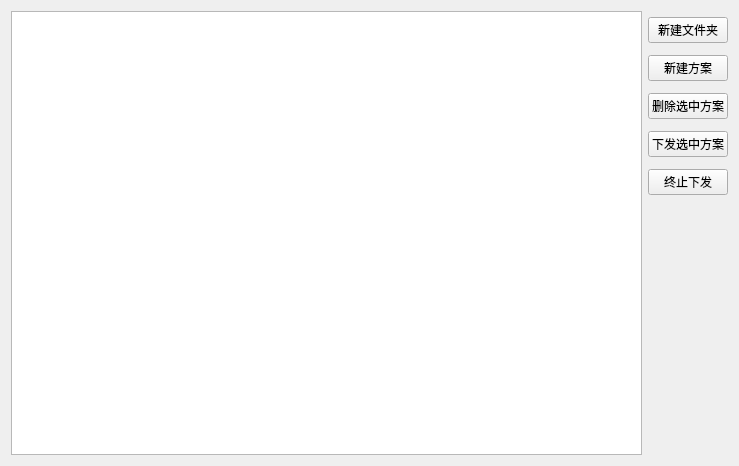
<?xml version="1.0" encoding="UTF-8"?>
<ui version="4.0">
 <class>CheckDialogForm</class>
 <widget class="QWidget" name="CheckDialogForm">
  <property name="geometry">
   <rect>
    <x>0</x>
    <y>0</y>
    <width>739</width>
    <height>466</height>
   </rect>
  </property>
  <property name="windowTitle">
   <string>自定义测试方案</string>
  </property>
  <layout class="QHBoxLayout" name="horizontalLayout">
   <item>
    <widget class="QTreeView" name="treeView"/>
   </item>
   <item>
    <layout class="QVBoxLayout" name="verticalLayout">
     <property name="bottomMargin">
      <number>250</number>
     </property>
     <item>
      <widget class="QPushButton" name="pushButton_7">
       <property name="text">
        <string>新建文件夹</string>
       </property>
      </widget>
     </item>
     <item>
      <widget class="QPushButton" name="pushButton_2">
       <property name="text">
        <string>新建方案</string>
       </property>
      </widget>
     </item>
     <item>
      <widget class="QPushButton" name="pushButton_3">
       <property name="text">
        <string>删除选中方案</string>
       </property>
      </widget>
     </item>
     <item>
      <widget class="QPushButton" name="pushButton">
       <property name="text">
        <string>下发选中方案</string>
       </property>
      </widget>
     </item>
     <item>
      <widget class="QPushButton" name="pushButton_6">
       <property name="text">
        <string>终止下发</string>
       </property>
      </widget>
     </item>
    </layout>
   </item>
  </layout>
 </widget>
 <resources/>
 <connections/>
</ui>
